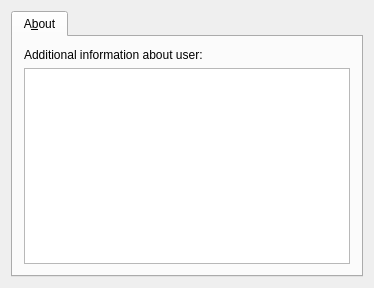
<?xml version="1.0" encoding="UTF-8"?>
<ui version="4.0">
 <class>aboutInfo</class>
 <widget class="QWidget" name="aboutInfo">
  <property name="geometry">
   <rect>
    <x>0</x>
    <y>0</y>
    <width>374</width>
    <height>288</height>
   </rect>
  </property>
  <property name="windowTitle">
   <string>Form4</string>
  </property>
  <layout class="QVBoxLayout">
   <property name="spacing">
    <number>6</number>
   </property>
   <property name="margin">
    <number>11</number>
   </property>
   <item>
    <widget class="QTabWidget" name="TabWidget2">
     <widget class="QWidget" name="tab">
      <attribute name="title">
       <string>A&amp;bout</string>
      </attribute>
      <layout class="QVBoxLayout">
       <property name="spacing">
        <number>6</number>
       </property>
       <property name="margin">
        <number>11</number>
       </property>
       <item>
        <widget class="QLabel" name="TextLabel26">
         <property name="text">
          <string>Additional information about user:</string>
         </property>
         <property name="wordWrap">
          <bool>false</bool>
         </property>
        </widget>
       </item>
       <item>
        <widget class="QTextEdit" name="edtAbout"/>
       </item>
      </layout>
     </widget>
    </widget>
   </item>
  </layout>
 </widget>
 <resources/>
 <connections/>
</ui>
